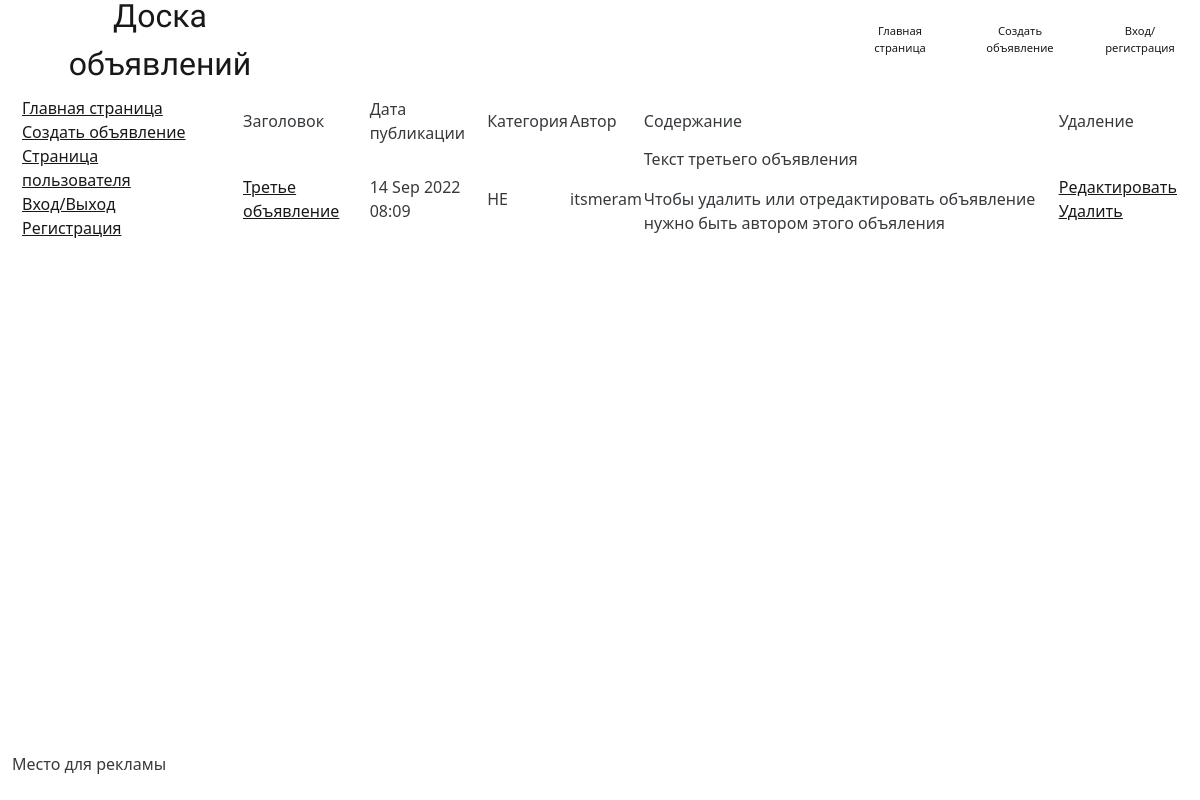
/notice_desk/6/notice_detail/, run on the app's committed database.
### mainApp/models.py (models this page shows, shortened)
class Notice(models.Model):
    tanks = 'TA'
    heals = 'HE'
    DDs = 'DD'
    merchants = 'ME'
    guildmasters = 'GM'
    questgivers = 'QG'
    hammermans = 'HM'
    leathercrafters = 'LC'
    poisoncookers = 'PC'
    mantramasters = 'MM'
    CATEGORIES = [
        (tanks, 'Танки'),
        (heals, 'Хилы'),
        (DDs, 'ДД'),
        (merchants, 'Торговцы'),
        (guildmasters, 'Гилдмастеры'),
        (questgivers, 'Квестгиверы'),
        (hammermans, 'Кузнецы'),
        (leathercrafters, 'Кожевники'),
        (poisoncookers, 'Зельевары'),
        (mantramasters, 'Мастера заклинаний'),
    ]
    noticeTitle = models.CharField(max_length=255)
    noticeText = RichTextField(
        blank=True,
        null=True,
        config_name='default',
        external_plugin_resources=[(
            'youtube',
            'plugins/youtube/',
            'plugin.js',
        )],
    )
    noticeCategory = models.CharField(max_length=2, choices=CATEGORIES, default=tanks)
    noticeAuthor = models.ForeignKey(User, on_delete=models.CASCADE)
    noticeDate = models.DateTimeField(auto_now_add=True)

### mainApp/views.py (the view)
# urls.py: path('<int:pk>/notice_detail/', NoticeDetailView.as_view(), name='notice_detail'),
class NoticeDetailView(DetailView):
    template_name = 'notice_detail.html'
    context_object_name = 'notice'
    queryset = Notice.objects.all()

### templates/notice_detail.html (shortened to what this page needs)
{% extends 'default.html' %}
{% block content %}
<table>
        <tr>
            <td>
                Заголовок
            </td>
            <td>
                Дата публикации
            </td>
            <td>
                Категория
            </td>
            <td>
                Автор
            </td>
            <td>
                Содержание
            </td>
            <td>
                Удаление
            </td>
        </tr>
        <tr>
            <td>
                <a href="{% url 'notice_detail' notice.id %}">{{ notice.noticeTitle }}</a>
            </td>
            <td>
                {{ notice.noticeDate|date:'d M Y h:m' }}
            </td>
            <td>
                {{ notice.noticeCategory }}
            </td>
            <td>
                {{ notice.noticeAuthor.username }}
            </td>
            <td>
                {{ notice.noticeText|safe }}
            </td>
            <td>
                <a href="{% url 'notice_update' notice.id %}"><u>Редактировать</u></a>
                <br>
                <a href="{% url 'notice_delete' notice.id %}"><u> Удалить</u></a>
            </td>
        </tr>
    </table>
{% endblock content %}

### static/css/styles.css (style rules this page uses)
a { color: black; }
@media (min-width: 100px) { body { background-image: url("../images/Morrowind2.jpg"); } }
@media (min-width: 768px) { body { background-image: url("../images/Morrowind_wallpaper.jpg"); } }
@media (min-width: 1200px) { body { background-image: url("../images/Morrowind3.jpg"); } }

### data on the page
Notice: noticeTitle "Третье объявление", noticeDate "14 Sep 2022 08:09", noticeCategory "HE", noticeAuthor.username "itsmeram", noticeText "Текст третьего объявления Чтобы удалить или отредактировать объявление нужно быть автором этого объяления"
